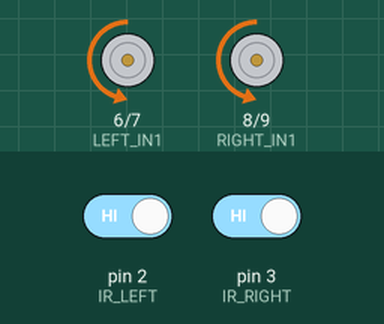
Bench run of a sketch on a simulated Arduino Uno, built with avr-gcc and run on an emulated ATmega328P. On the bench: motor-driver pin pairs drawn as motors (green arrow = first pin HIGH = forward, orange = second pin HIGH = backward, longer = more drive, scaled by the enable pin). Inputs (shaded band) come from the test bench; at power-on: pin 2 (IR_LEFT) HIGH, pin 3 (IR_RIGHT) HIGH. What the sketch prints to the serial monitor is not drawn.

Above: at 2.2 s.
2.3 s: pin 2 (IR_LEFT) driven LOW
At 3.3 s:
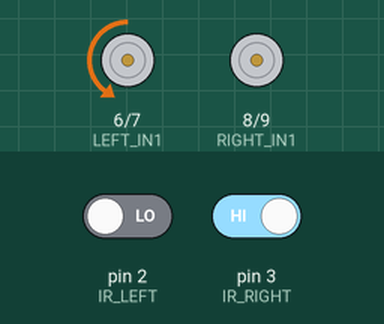
3.8 s: pin 3 (IR_RIGHT) driven LOW
At 4.8 s:
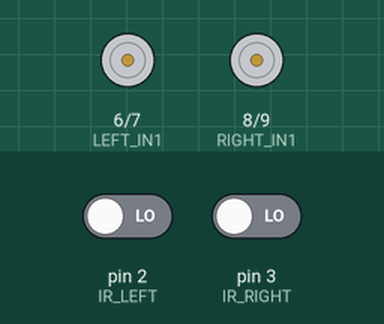
Timing chart, 0 to 6.8 s (numbered marks = the images above; inputs shaded):
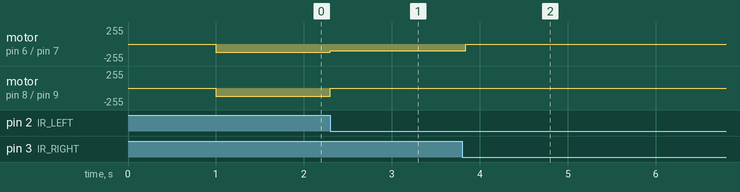

The sketch:

garbage_collector.ino
```cpp
// ============================================================
//  GARBAGE COLLECTOR ROBOT v2 — Arduino + L298N + 2x IR + 2x BO Motor
//  FIXES APPLIED:
//    1. Motor direction reversed (both motors)
//    2. IR logic flipped: stops on BLACK, moves on WHITE
//    3. Motor speed reduced
//    4. Turning logic added based on individual IR sensor readings
// ============================================================

// ──────────────────────────────────────────────
//  USER-CONFIGURABLE VARIABLES
// ──────────────────────────────────────────────
const unsigned long CHECKPOINT_DELAY = 5000;  // ms to pause at each checkpoint (5 seconds)
const int TOTAL_CHECKPOINTS          = 3;     // CP1, CP2, CP3 — 4th detection = final halt
const int MOTOR_SPEED                = 120;   // ✅ FIX 3: Reduced speed (was 180). Range: 0–255
const int TURN_SPEED                 = 100;   // Speed used while correcting direction

// ──────────────────────────────────────────────
//  PIN DEFINITIONS
// ──────────────────────────────────────────────

// L298N — Left Motor
const int LEFT_EN  = 5;   // PWM speed
const int LEFT_IN1 = 6;   // Direction A
const int LEFT_IN2 = 7;   // Direction B

// L298N — Right Motor
const int RIGHT_EN  = 10; // PWM speed
const int RIGHT_IN1 = 8;  // Direction A
const int RIGHT_IN2 = 9;  // Direction B

// IR Sensors
// ✅ FIX 2: Most IR modules output LOW on BLACK, HIGH on WHITE
// We define BLACK_DETECTED as LOW — flip to HIGH if your module is inverted
const int IR_LEFT  = 2;
const int IR_RIGHT = 3;
#define BLACK_DETECTED LOW   // ← Change to HIGH if logic is still inverted on your module
#define WHITE_DETECTED HIGH

// ──────────────────────────────────────────────
//  STATE
// ──────────────────────────────────────────────
int  checkpointCount = 0;
bool robotHalted     = false;

// ──────────────────────────────────────────────
//  MOTOR HELPERS
// ──────────────────────────────────────────────

// ✅ FIX 1: Motor direction reversed — IN1/IN2 and IN3/IN4 swapped
void motorForward() {
  analogWrite(LEFT_EN,  MOTOR_SPEED);
  digitalWrite(LEFT_IN1, LOW);    // ← was HIGH
  digitalWrite(LEFT_IN2, HIGH);   // ← was LOW

  analogWrite(RIGHT_EN,  MOTOR_SPEED);
  digitalWrite(RIGHT_IN1, LOW);   // ← was HIGH
  digitalWrite(RIGHT_IN2, HIGH);  // ← was LOW
}

void motorStop() {
  analogWrite(LEFT_EN,  0);
  analogWrite(RIGHT_EN, 0);
  digitalWrite(LEFT_IN1,  LOW);
  digitalWrite(LEFT_IN2,  LOW);
  digitalWrite(RIGHT_IN1, LOW);
  digitalWrite(RIGHT_IN2, LOW);
}

// ✅ FIX 4: Turning helpers — used when only one IR sees black (line correction)
void turnLeft() {
  // Stop left motor, run right motor → robot steers left
  analogWrite(LEFT_EN,  0);
  digitalWrite(LEFT_IN1, LOW);
  digitalWrite(LEFT_IN2, LOW);

  analogWrite(RIGHT_EN,  TURN_SPEED);
  digitalWrite(RIGHT_IN1, LOW);
  digitalWrite(RIGHT_IN2, HIGH);
}

void turnRight() {
  // Run left motor, stop right motor → robot steers right
  analogWrite(LEFT_EN,  TURN_SPEED);
  digitalWrite(LEFT_IN1, LOW);
  digitalWrite(LEFT_IN2, HIGH);

  analogWrite(RIGHT_EN,  0);
  digitalWrite(RIGHT_IN1, LOW);
  digitalWrite(RIGHT_IN2, LOW);
}

// ──────────────────────────────────────────────
//  IR SENSOR READING
// ──────────────────────────────────────────────

// ✅ FIX 2: Returns true when sensor sees BLACK surface
bool leftOnBlack() {
  return (digitalRead(IR_LEFT) == BLACK_DETECTED);
}

bool rightOnBlack() {
  return (digitalRead(IR_RIGHT) == BLACK_DETECTED);
}

bool bothOnBlack() {
  return leftOnBlack() && rightOnBlack();
}

bool bothOnWhite() {
  return !leftOnBlack() && !rightOnBlack();
}

// ──────────────────────────────────────────────
//  DEBOUNCED CHECKPOINT DETECTION
//  Requires 3 consecutive black reads to confirm
// ──────────────────────────────────────────────
bool stableCheckpointDetected() {
  const int CONFIRM_COUNT = 3;
  const int CONFIRM_DELAY = 10; // ms between checks

  int hits = 0;
  for (int i = 0; i < CONFIRM_COUNT; i++) {
    if (bothOnBlack()) hits++;
    delay(CONFIRM_DELAY);
  }
  return (hits == CONFIRM_COUNT);
}

// ──────────────────────────────────────────────
//  SETUP
// ──────────────────────────────────────────────
void setup() {
  Serial.begin(9600);

  pinMode(LEFT_EN,   OUTPUT);
  pinMode(LEFT_IN1,  OUTPUT);
  pinMode(LEFT_IN2,  OUTPUT);
  pinMode(RIGHT_EN,  OUTPUT);
  pinMode(RIGHT_IN1, OUTPUT);
  pinMode(RIGHT_IN2, OUTPUT);

  pinMode(IR_LEFT,  INPUT);
  pinMode(IR_RIGHT, INPUT);

  motorStop();
  delay(1000); // power-on settle
  Serial.println("Garbage Collector Robot v2 — Starting...");
}

// ──────────────────────────────────────────────
//  MAIN LOOP
// ──────────────────────────────────────────────
void loop() {

  // Safety: keep halted if final destination was reached
  if (robotHalted) {
    motorStop();
    return;
  }

  // Read both sensors
  bool L = leftOnBlack();
  bool R = rightOnBlack();

  // ────────────────────────────────────────────
  // ✅ FIX 4: IR-based navigation logic
  //
  //  BOTH WHITE  → move forward (on open path)
  //  LEFT BLACK only  → veer right (robot drifted left)
  //  RIGHT BLACK only → veer left  (robot drifted right)
  //  BOTH BLACK  → checkpoint or final destination
  // ────────────────────────────────────────────

  if (!L && !R) {
    // Both on WHITE → normal forward movement
    motorForward();

  } else if (L && !R) {
    // Only LEFT sees black → correct by turning right
    Serial.println("Left on black — turning right");
    turnRight();

  } else if (!L && R) {
    // Only RIGHT sees black → correct by turning left
    Serial.println("Right on black — turning left");
    turnLeft();

  } else if (L && R) {
    // BOTH on BLACK → checkpoint / final destination
    if (stableCheckpointDetected()) {
      motorStop();
      checkpointCount++;

      Serial.print(">>> Black tape confirmed — count: ");
      Serial.println(checkpointCount);

      if (checkpointCount <= TOTAL_CHECKPOINTS) {
        // ── MID-ROUTE CHECKPOINT ──
        Serial.print("Checkpoint ");
        Serial.print(checkpointCount);
        Serial.print(" reached. Waiting ");
        Serial.print(CHECKPOINT_DELAY / 1000);
        Serial.println("s...");

        delay(CHECKPOINT_DELAY);
        Serial.println("Resuming...");
        // Loop continues → next iteration resumes movement

      } else {
        // ── FINAL DESTINATION ──
        Serial.println("=== FINAL DESTINATION REACHED — Halting. ===");
        robotHalted = true;
        motorStop();
      }
    }
  }
}
```

Measured:
- after the input at 2.3 s, motor on pin 6 (LEFT_IN1) / pin 7 (LEFT_IN2): backward 120/255 → backward 100/255 at once; motor on pin 8 (RIGHT_IN1) / pin 9 (RIGHT_IN2): backward 120/255 → stopped at once
- after the input at 3.8 s, motor on pin 6 (LEFT_IN1) / pin 7 (LEFT_IN2): backward 100/255 → stopped at once
